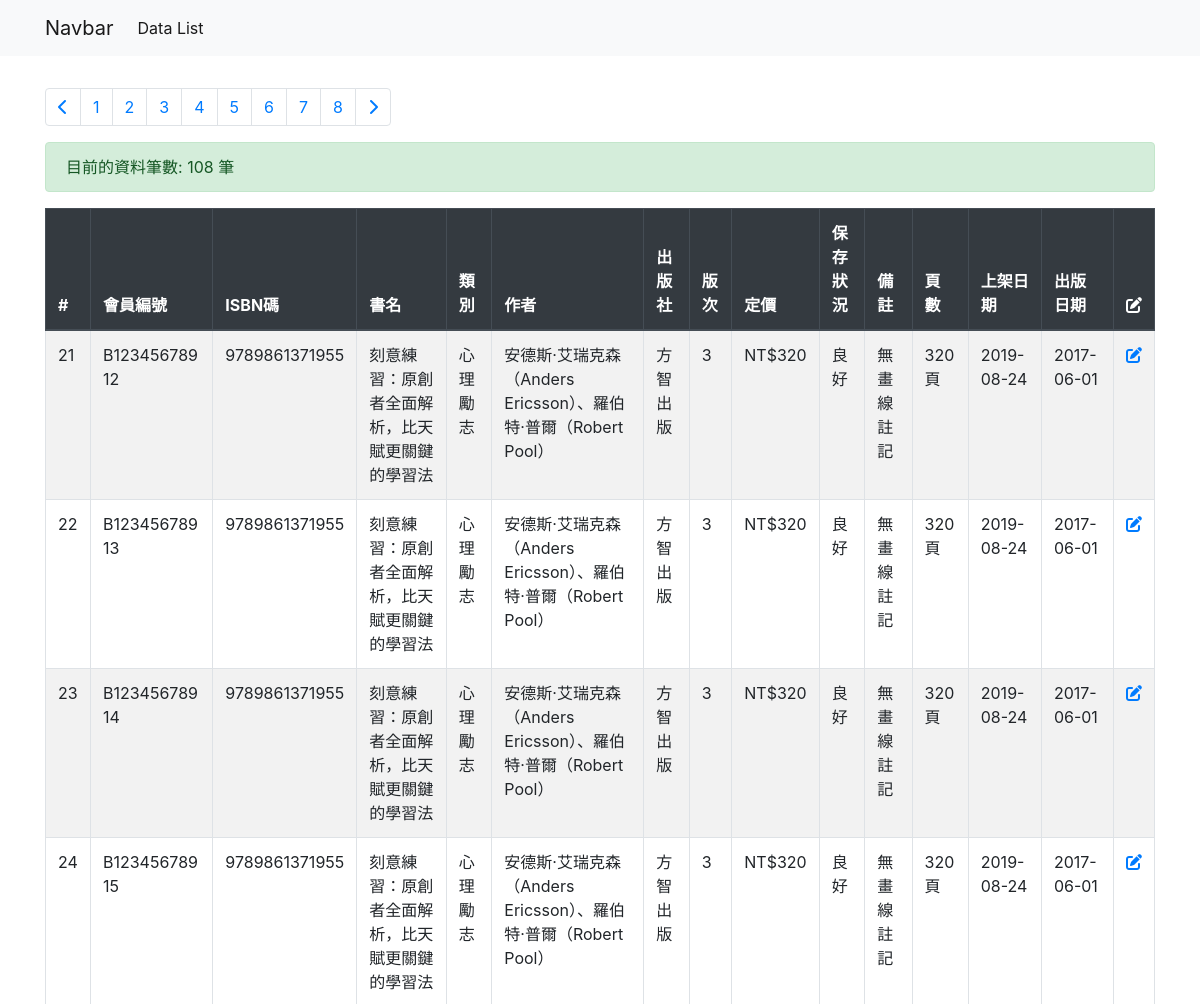
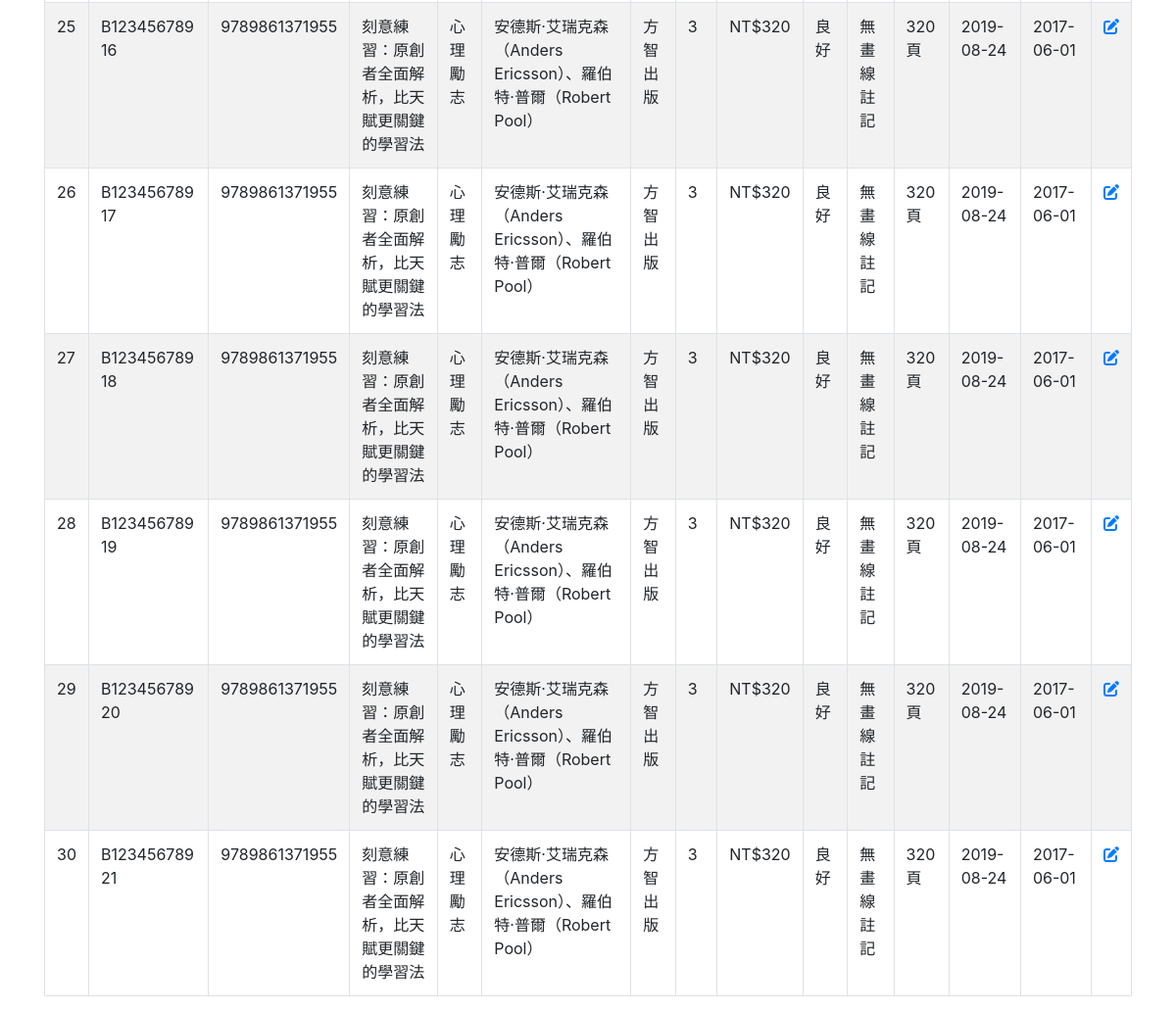
The page /dataList.php?page=3 on the database its author committed (2 pictures, top to bottom).
### tables this page shows
CREATE TABLE `memberbooks` (
  `sid` tinyint(4) NOT NULL,
  `會員編號` varchar(255) NOT NULL,
  `ISBN碼` bigint(11) NOT NULL,
  `書名` varchar(255) NOT NULL,
  `類別` varchar(255) NOT NULL,
  `作者` varchar(255) NOT NULL,
  `出版社` varchar(255) NOT NULL,
  `版次` tinyint(4) NOT NULL,
  `定價` varchar(255) NOT NULL,
  `保存狀況` varchar(255) NOT NULL,
  `備註` varchar(255) NOT NULL,
  `頁數` varchar(255) NOT NULL,
  `上架日期` date NOT NULL,
  `出版日期` date NOT NULL
);

### dataList.php (the view, shortened to what this page needs)
<?php
require __DIR__ . '/_connect.php';
$page = isset($_GET['page']) ? intval($_GET['page']) : 1;
$per_page = 10;
$t_sql = "SELECT COUNT(1) FROM `memberBooks`";
$totalRows = $pdo->query($t_sql)->fetch(PDO::FETCH_NUM)[0];
$totalPage = ceil($totalRows / $per_page);
$sql = sprintf(
    "SELECT * FROM `memberBooks` ORDER BY `sid` ASC LIMIT %s, %s",
    ($page - 1) * $per_page,
    $per_page
);
$stmt = $pdo->query($sql);
?>
<?php require __DIR__ . '/_header.php' ?>
<?php require __DIR__ . '/_navbar.php' ?>
<div class="container">
    <div style="margin-top: 2rem;">
        <nav aria-label="Page navigation example">
            <ul class="pagination">
                <li class="page-item">
                    <a class="page-link" href="?page=<?= $page - 1 ?> ">
                        <i class="fas fa-chevron-left"></i>
                    </a>
                </li>
                <?php
                $p_start = $page - 5;
                $p_end = $page + 5;
                for ($i = $p_start; $i <= $p_end; $i++) :
                    if ($i < 1 or $i > $totalPage) continue;
                    ?>
                <li class="page-item"><a class="page-link" href="?page=<?= $i ?>"><?= $i ?></a></li>
                <?php endfor; ?>
                <li class="page-item">
                    <a class="page-link" href="?page=<?= $page + 1 ?>">
                        <i class="fas fa-chevron-right"></i>
                    </a>
                </li>
            </ul>
        </nav>
        <div class="alert alert-success" role="alert">
            目前的資料筆數: <?php echo $totalRows; ?> 筆
        </div>
        <table class="table table-striped table-bordered">
            <thead class="thead-dark">
                <tr>
                    <th scope="col">#</th>
                    <th scope="col">會員編號</th>
                    <th scope="col">ISBN碼</th>
                    <th scope="col">書名</th>
                    <th scope="col">類別</th>
                    <th scope="col">作者</th>
                    <th scope="col">出版社</th>
                    <th scope="col">版次</th>
                    <th scope="col">定價</th>
                    <th scope="col">保存狀況</th>
                    <th scope="col">備註</th>
                    <th scope="col">頁數</th>
                    <th scope="col">上架日期</th>
                    <th scope="col">出版日期</th>
                    <th scope="col"><i class="fas fa-edit"></i></th>
                </tr>
            </thead>
            <tbody>
                <?php while ($r = $stmt->fetch()) { ?>
                <tr>
                    <td><?= $r['sid'] ?></td>
                    <td><?= htmlentities($r['會員編號']) ?></td>
                    <td><?= htmlentities($r['ISBN碼']) ?></td>
                    <td><?= htmlentities($r['書名']) ?></td>
                    <td><?= htmlentities($r['類別']) ?></td>
                    <td><?= htmlentities($r['作者']) ?></td>
                    <td><?= htmlentities($r['出版社']) ?></td>
                    <td><?= htmlentities($r['版次']) ?></td>
                    <td><?= htmlentities($r['定價']) ?></td>
                    <td><?= htmlentities($r['保存狀況']) ?></td>
                    <td><?= htmlentities($r['備註']) ?></td>
                    <td><?= htmlentities($r['頁數']) ?></td>
                    <td><?= htmlentities($r['上架日期']) ?></td>
                    <td><?= htmlentities($r['出版日期']) ?></td>
                    <td><a href="__data_edit.php?sid=<?= $r['sid'] ?>"><i class="fas fa-edit"></i></a>
                </tr>
                <?php } ?>
            </tbody>
        </table>
    </div>
</div>
<?php require __DIR__ . '/_footer.php' ?>

### rows shown on the page
memberbooks: sid "21", 會員編號 "B123456789 12", ISBN碼 "9789861371955", 書名 "刻意練習：原創者全面解析，比天賦更關鍵的學習法", 類別 "心理勵志", 作者 "安德斯‧艾瑞克森（Anders Ericsson）、羅伯特‧普爾（Robert Pool）", 出版社 "方智出版", 版次 "3", 定價 "NT$320", 保存狀況 "良好", 備註 "無畫線註記", 頁數 "320頁", 上架日期 "2019-08-24", 出版日期 "2017-06-01"
memberbooks: sid "22", 會員編號 "B123456789 13", ISBN碼 "9789861371955", 書名 "刻意練習：原創者全面解析，比天賦更關鍵的學習法", 類別 "心理勵志", 作者 "安德斯‧艾瑞克森（Anders Ericsson）、羅伯特‧普爾（Robert Pool）", 出版社 "方智出版", 版次 "3", 定價 "NT$320", 保存狀況 "良好", 備註 "無畫線註記", 頁數 "320頁", 上架日期 "2019-08-24", 出版日期 "2017-06-01"
memberbooks: sid "23", 會員編號 "B123456789 14", ISBN碼 "9789861371955", 書名 "刻意練習：原創者全面解析，比天賦更關鍵的學習法", 類別 "心理勵志", 作者 "安德斯‧艾瑞克森（Anders Ericsson）、羅伯特‧普爾（Robert Pool）", 出版社 "方智出版", 版次 "3", 定價 "NT$320", 保存狀況 "良好", 備註 "無畫線註記", 頁數 "320頁", 上架日期 "2019-08-24", 出版日期 "2017-06-01"
memberbooks: sid "24", 會員編號 "B123456789 15", ISBN碼 "9789861371955", 書名 "刻意練習：原創者全面解析，比天賦更關鍵的學習法", 類別 "心理勵志", 作者 "安德斯‧艾瑞克森（Anders Ericsson）、羅伯特‧普爾（Robert Pool）", 出版社 "方智出版", 版次 "3", 定價 "NT$320", 保存狀況 "良好", 備註 "無畫線註記", 頁數 "320頁", 上架日期 "2019-08-24", 出版日期 "2017-06-01"
memberbooks: sid "25", 會員編號 "B123456789 16", ISBN碼 "9789861371955", 書名 "刻意練習：原創者全面解析，比天賦更關鍵的學習法", 類別 "心理勵志", 作者 "安德斯‧艾瑞克森（Anders Ericsson）、羅伯特‧普爾（Robert Pool）", 出版社 "方智出版", 版次 "3", 定價 "NT$320", 保存狀況 "良好", 備註 "無畫線註記", 頁數 "320頁", 上架日期 "2019-08-24", 出版日期 "2017-06-01"
memberbooks: sid "26", 會員編號 "B123456789 17", ISBN碼 "9789861371955", 書名 "刻意練習：原創者全面解析，比天賦更關鍵的學習法", 類別 "心理勵志", 作者 "安德斯‧艾瑞克森（Anders Ericsson）、羅伯特‧普爾（Robert Pool）", 出版社 "方智出版", 版次 "3", 定價 "NT$320", 保存狀況 "良好", 備註 "無畫線註記", 頁數 "320頁", 上架日期 "2019-08-24", 出版日期 "2017-06-01"
memberbooks: sid "27", 會員編號 "B123456789 18", ISBN碼 "9789861371955", 書名 "刻意練習：原創者全面解析，比天賦更關鍵的學習法", 類別 "心理勵志", 作者 "安德斯‧艾瑞克森（Anders Ericsson）、羅伯特‧普爾（Robert Pool）", 出版社 "方智出版", 版次 "3", 定價 "NT$320", 保存狀況 "良好", 備註 "無畫線註記", 頁數 "320頁", 上架日期 "2019-08-24", 出版日期 "2017-06-01"
memberbooks: sid "28", 會員編號 "B123456789 19", ISBN碼 "9789861371955", 書名 "刻意練習：原創者全面解析，比天賦更關鍵的學習法", 類別 "心理勵志", 作者 "安德斯‧艾瑞克森（Anders Ericsson）、羅伯特‧普爾（Robert Pool）", 出版社 "方智出版", 版次 "3", 定價 "NT$320", 保存狀況 "良好", 備註 "無畫線註記", 頁數 "320頁", 上架日期 "2019-08-24", 出版日期 "2017-06-01"
memberbooks: sid "29", 會員編號 "B123456789 20", ISBN碼 "9789861371955", 書名 "刻意練習：原創者全面解析，比天賦更關鍵的學習法", 類別 "心理勵志", 作者 "安德斯‧艾瑞克森（Anders Ericsson）、羅伯特‧普爾（Robert Pool）", 出版社 "方智出版", 版次 "3", 定價 "NT$320", 保存狀況 "良好", 備註 "無畫線註記", 頁數 "320頁", 上架日期 "2019-08-24", 出版日期 "2017-06-01"
memberbooks: sid "30", 會員編號 "B123456789 21", ISBN碼 "9789861371955", 書名 "刻意練習：原創者全面解析，比天賦更關鍵的學習法", 類別 "心理勵志", 作者 "安德斯‧艾瑞克森（Anders Ericsson）、羅伯特‧普爾（Robert Pool）", 出版社 "方智出版", 版次 "3", 定價 "NT$320", 保存狀況 "良好", 備註 "無畫線註記", 頁數 "320頁", 上架日期 "2019-08-24", 出版日期 "2017-06-01"

### other values the page prints
$totalRows "108"
